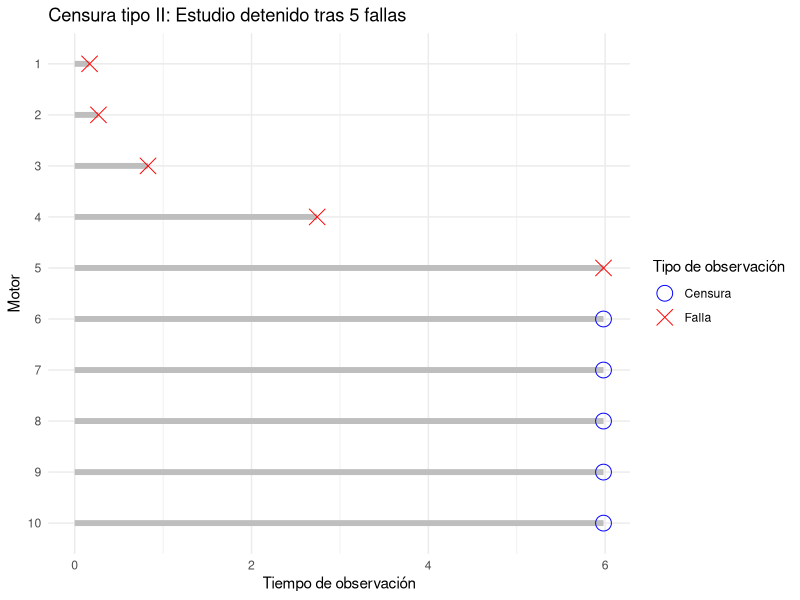
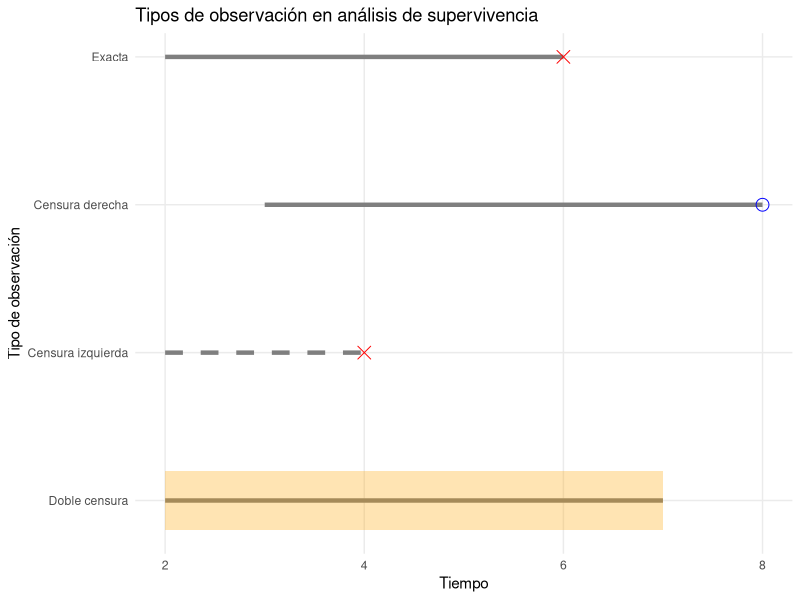
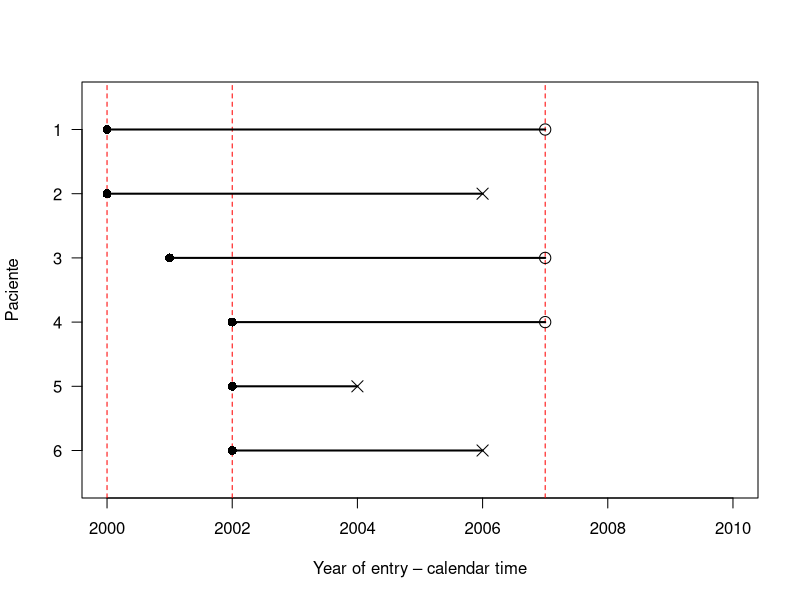
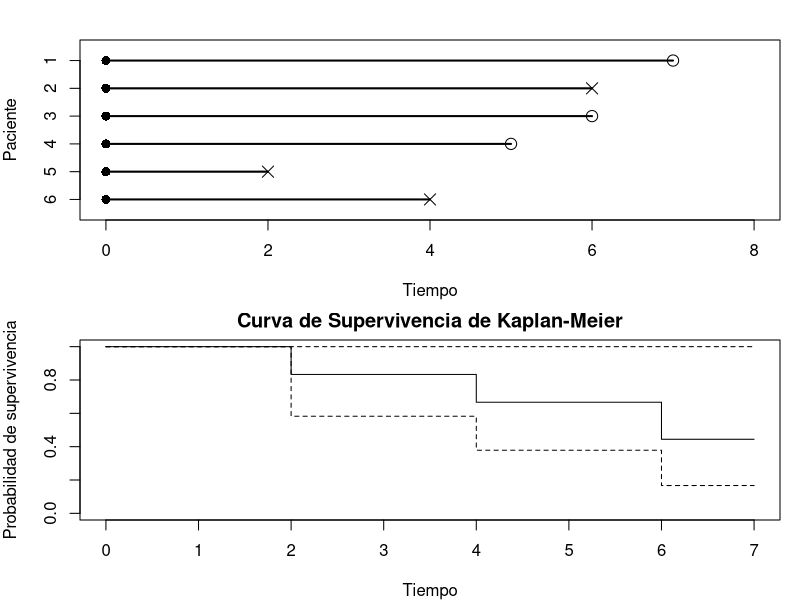
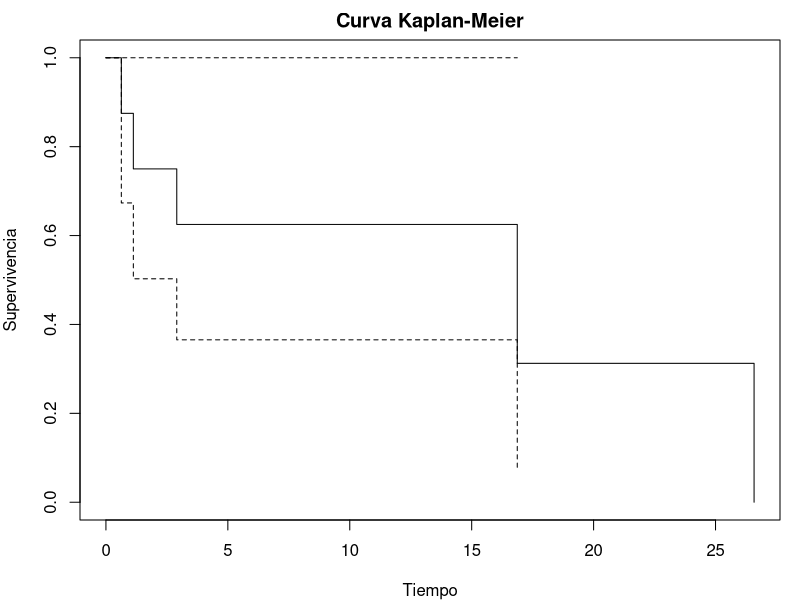

These charts were generated, in order, by the following R code:
## ---- chunk 1
packages <- c("survival","asaur","survminer")
if (length(setdiff(packages, rownames(installed.packages()))) > 0) {
  install.packages(setdiff(packages, rownames(installed.packages())), repos = "http://cran.rstudio.com")
}
## ---- chunk 2
#| echo: true
# Ejemplo simulado de tiempos de supervivencia
set.seed(123)
tiempos <- rexp(8, rate = 0.05)
status <- rbinom(8, 1, prob = 0.8)
library(survival)
data_sim <- data.frame(time = tiempos, event = status)
## ---- chunk 3
# Mostrar los primeros 10 registros con fuente más pequeña
knitr::kable(data_sim[1:8, ], caption = "Primeros 8 registros de data_sim")
## ---- chunk 4
# Simulamos tiempos de falla para 20 motores
set.seed(1237)
tiempos_falla <- sort(rexp(10, rate = 0.1))  # tiempos simulados

# Definimos status: 1 = evento (falla), 0 = censura
status <- c(rep(1, 5), rep(0, 5))  # solo las primeras 10 son fallas observadas

# Para los censurados, el tiempo de observación es el tiempo de la última falla observada
tiempo_corte <- tiempos_falla[5]
tiempos_obs <- pmin(tiempos_falla, tiempo_corte)

# Creamos data.frame
datos <- data.frame(
  motor = 1:10,
  tiempo = tiempos_obs,
  status = status
)

# Cargar librería
library(ggplot2)

# Gráfica con líneas desde 0
ggplot(datos, aes(y = reorder(factor(motor), -motor))) +
  geom_segment(aes(x = 0, xend = tiempo, yend = reorder(factor(motor), -motor)), color = "grey",  size = 2) +
  geom_point(aes(x = tiempo, color = factor(status), shape = factor(status)), size = 5) +
  scale_color_manual(values = c("0" = "blue", "1" = "red"), labels = c("Censura", "Falla")) +
  scale_shape_manual(values = c("0" = 1, "1" = 4), labels = c("Censura", "Falla")) +
  labs(
    x = "Tiempo de observación",
    y = "Motor",
    title = "Censura tipo II: Estudio detenido tras 5 fallas",
    color = "Tipo de observación",
    shape = "Tipo de observación"
  ) +
  theme_minimal()


## ---- chunk 5
# Librerías
library(ggplot2)
library(dplyr)

# Datos simulados para los cuatro tipos de observación
datos <- data.frame(
  tipo = factor(c("Exacta", "Censura derecha", "Censura izquierda", "Doble censura"),
                levels = c("Exacta", "Censura derecha", "Censura izquierda", "Doble censura")),
  inicio = c(2, 3, NA, 2),
  fin    = c(6, 8, 4, 7),
  evento = c(1, 0, 1, 0)
)

# Agregar fila para la observación izquierda, que tiene evento pero sin tiempo exacto
datos <- datos %>%
  mutate(
    y = rev(1:n()),  # para graficar en el eje vertical
    etiqueta = paste0("Obs. ", y)
  )

# Construir gráfico
ggplot() +
  # Líneas de tiempo
  geom_segment(data = datos %>% filter(!is.na(inicio)),
               aes(x = inicio, xend = fin, y = y, yend = y),
               size = 1.5, color = "grey50") +
  
  # Línea especial para censura izquierda (empieza con evento)
  geom_segment(data = datos %>% filter(is.na(inicio)),
               aes(x = fin - 2, xend = fin, y = y, yend = y),
               size = 1.5, color = "grey50", linetype = "dashed") +
  
  # Punto de evento (X roja)
  geom_point(data = datos %>% filter(tipo == "Exacta"),
             aes(x = fin, y = y), color = "red", shape = 4, size = 4) +
  
  # Punto de censura (círculo azul)
  geom_point(data = datos %>% filter(tipo == "Censura derecha"),
             aes(x = fin, y = y), color = "blue", shape = 1, size = 4) +
  
  # Evento sin inicio observado (izquierda)
  geom_point(data = datos %>% filter(tipo == "Censura izquierda"),
             aes(x = fin, y = y), color = "red", shape = 4, size = 4) +
  
  # Doble censura: sólo se sabe que ocurrió fuera del intervalo
  geom_rect(data = datos %>% filter(tipo == "Doble censura"),
            aes(xmin = inicio, xmax = fin, ymin = y - 0.2, ymax = y + 0.2),
            fill = "orange", alpha = 0.3) +
  
  # Etiquetas
  scale_y_continuous(breaks = datos$y, labels = datos$tipo) +
  labs(title = "Tipos de observación en análisis de supervivencia",
       x = "Tiempo",
       y = "Tipo de observación") +
  theme_minimal() +
  theme(panel.grid.minor = element_blank())

## ---- chunk 6
#| message: false
packages <- c("survival","asaur","survminer")
if (length(setdiff(packages, rownames(installed.packages()))) > 0) {
  install.packages(setdiff(packages, rownames(installed.packages())), repos = "http://cran.rstudio.com")
}

invisible(sapply(packages, require, character.only = TRUE))

graficar_supervivencia_individual <- function(datos) {
  if (!all(c("paciente", "tiempo", "status") %in% names(datos))) {
    stop("El data.frame debe contener las columnas: paciente, tiempo, status")
  }

  # Asegurar orden por paciente descendente (opcional, para que se vea como ejemplo original)
  datos <- datos[order(-datos$paciente), ]

  # Graficar fondo vacío
  plot(0, 0, type = "n",
       xlim = c(0, max(datos$tiempo, na.rm = TRUE) + 1),
       ylim = c(0.5, nrow(datos) + 0.5),
       xlab = "Tiempo", ylab = "Paciente",
       yaxt = "n")
  
  axis(2, at = 1:nrow(datos), labels = datos$paciente)

  # Dibujar segmentos y símbolos
  for (i in 1:nrow(datos)) {
    points(0, i, pch = 16, cex = 1.2)  
    lines(c(0, datos$tiempo[i]), c(i, i), lwd = 2)
    points(datos$tiempo[i], i,
           pch = ifelse(datos$status[i] == 1, 4, 1),
           cex = 1.5)
  }
}
## ---- chunk 7
# Datos de entrada manualmente extraídos de la figura
datos <- data.frame(
  paciente = 6:1,
  entrada = c(2002, 2002, 2002, 2001, 2000, 2000),
  fin      = c(2006, 2004, 2007, 2007, 2006, 2007),
  evento   = c(TRUE, TRUE, FALSE, FALSE, TRUE, FALSE)
)
datos2 <- datos[6:1,]
datos2$evento <- as.numeric(datos2$evento)
knitr::kable(datos2, label = "prueba", row.names = FALSE  )
## ---- chunk 8
# Crear la figura
plot(0, 0, type = "n", xlim = c(2000, 2010), ylim = c(0.5, 6.5),
     xlab = "Year of entry – calendar time",  ylab = "Paciente", yaxt = "n", xaxt = "n")

# Ejes personalizados
axis(1, at = seq(2000, 2010, by = 2))
axis(2, at = 1:6, labels = 6:1, las = 1)

# Líneas verticales punteadas
abline(v = 2000, lty = 2, col = "red")
abline(v = 2002, lty = 2, col = "red")
abline(v = 2007, lty = 2, col = "red")

# Dibujar trayectorias y puntos
for (i in 1:nrow(datos)) {
  y <- i
  x0 <- datos$entrada[i]
  x1 <- datos$fin[i]
  segments(x0, y, x1, y, lwd = 2)
  points(x0, y, pch = 16, cex = 1.2)  # Punto de entrada sólido
  points(x1, y, pch = ifelse(datos$evento[i], 4, 1), cex = 1.5)  # X = evento, ◯ = censura
}


## ---- chunk 9
paciente <- 1:6
tiempo <- c(7, 6, 6, 5, 2, 4)
status <- c(0, 1, 0, 0, 1, 1)
datos_S1 <- data.frame(paciente, tiempo, status)
knitr::kable(datos_S1, caption = "Ejemplo")
## ---- chunk 10
#| fig-width: 8
#| fig-height: 7
#| layout-ncol: 1

par(mfrow = c(2, 1), mar = c(4, 4, 2, 1))

graficar_supervivencia_individual(datos_S1)
ajuste <- survfit(Surv(tiempo, status) ~ 1, data = datos)
plot(ajuste, xlab="Tiempo", ylab="Probabilidad de supervivencia", main= "Curva de Supervivencia de Kaplan-Meier")
par(mfrow = c(1,1))
## ---- chunk 11
# Estimación Kaplan-Meier
km_fit <- survfit(Surv(time, event) ~ 1, data = data_sim)
plot(km_fit, xlab = "Tiempo", ylab = "Supervivencia", main = "Curva Kaplan-Meier")
